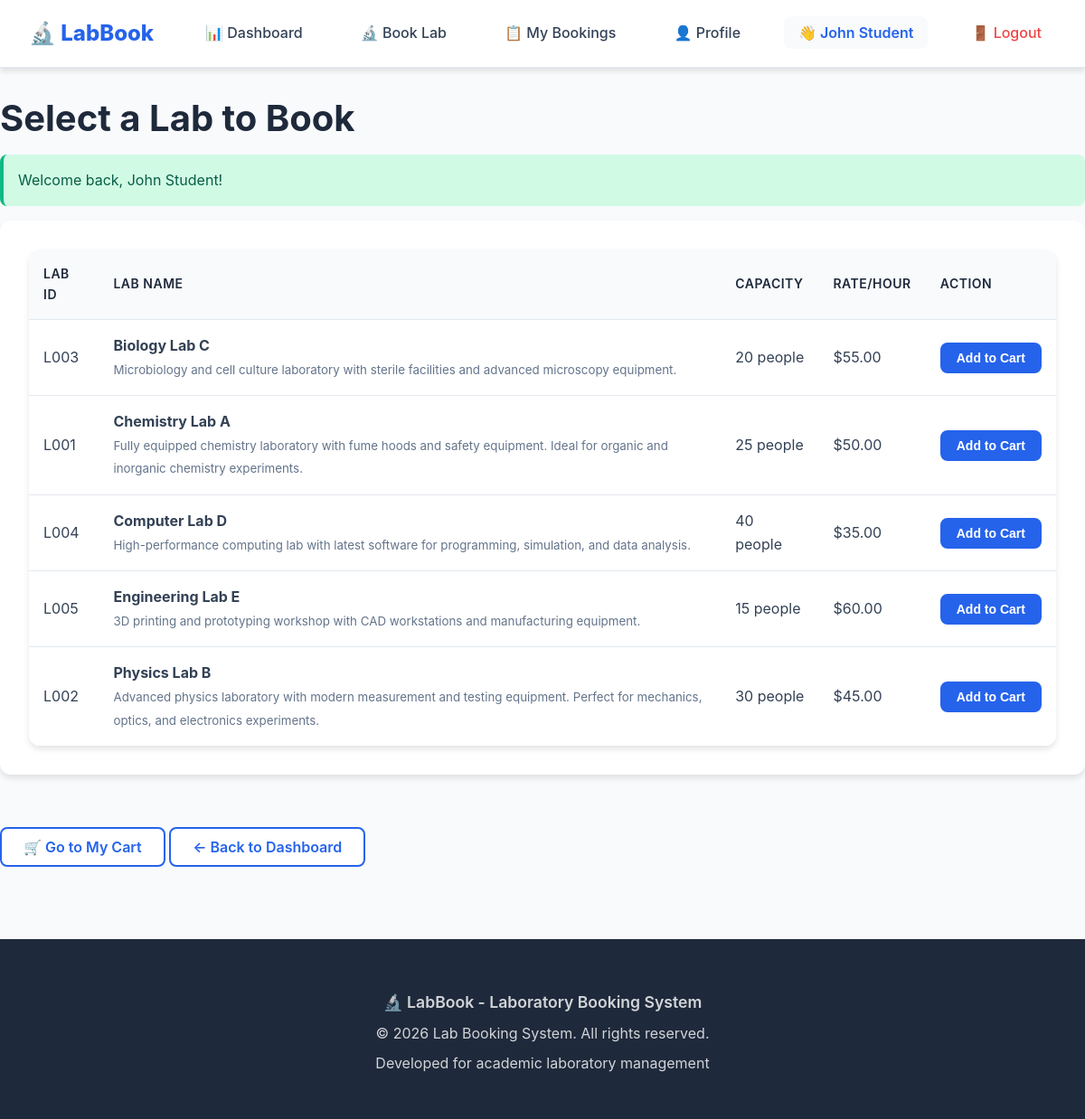
Screenshot of /member/book.php (signed in) with the database file from the repository.
### tables this page shows
CREATE TABLE labs (
    id INT AUTO_INCREMENT PRIMARY KEY,
    name VARCHAR(100) NOT NULL,
    description TEXT,
    capacity INT NOT NULL COMMENT 'Maximum number of people',
    equipment TEXT COMMENT 'Available equipment (comma-separated)',
    image_url VARCHAR(255) DEFAULT NULL,
    hourly_rate DECIMAL(10, 2) NOT NULL DEFAULT 0.00 COMMENT 'Cost per hour',
    status ENUM('active', 'inactive', 'maintenance') DEFAULT 'active',
    created_at TIMESTAMP DEFAULT CURRENT_TIMESTAMP,
    updated_at TIMESTAMP DEFAULT CURRENT_TIMESTAMP ON UPDATE CURRENT_TIMESTAMP,
    
     
    INDEX idx_status (status)
);

### member/book.php (the view, shortened to what this page needs)
<?php
require_once '../includes/db_connect.php';
require_once '../includes/functions.php';
$stmt = $pdo->query("SELECT * FROM labs WHERE status = 'active' ORDER BY name");
$labs = $stmt->fetchAll();
?>
<!DOCTYPE html>
<html>
<head>
    <link rel="stylesheet" href="../assets/css/style.css">
</head>
<body>
    <?php include '../includes/header.php'; ?>
    <main class="container" style="padding: 2rem 0;">
        <h1>Select a Lab to Book</h1>
        <div class="card">
            <div class="table-container">
                <table>
                    <thead>
                        <tr>
                            <th>Lab ID</th>
                            <th>Lab Name</th>
                            <th>Capacity</th>
                            <th>Rate/Hour</th>
                            <th>Action</th>
                        </tr>
                    </thead>
                    <tbody>
                        <?php foreach ($labs as $lab): ?>
                        <tr>
                            <td>L<?php echo str_pad($lab['id'], 3, '0', STR_PAD_LEFT); ?></td>
                            <td>
                                <strong><?php echo htmlspecialchars($lab['name']); ?></strong><br>
                                <small style="color: var(--text-light);"><?php echo htmlspecialchars($lab['description']); ?></small>
                            </td>
                            <td><?php echo $lab['capacity']; ?> people</td>
                            <td><?php echo formatCurrency($lab['hourly_rate']); ?></td>
                            <td>
                                <form method="POST" action="cart.php">
                                    <button type="submit" name="add" class="btn btn-primary btn-sm">Add to Cart</button>
                                </form>
                            </td>
                        </tr>
                        <?php endforeach; ?>
                    </tbody>
                </table>
            </div>
        </div>
        <br>
        <a href="cart.php" class="btn btn-secondary">🛒 Go to My Cart</a>
        <a href="dashboard.php" class="btn btn-secondary">← Back to Dashboard</a>
    </main>
    <?php include '../includes/footer.php'; ?>
</body>
</html>

### assets/css/style.css (style rules this page uses)
:root { --primary-color: #2563eb; --primary-hover: #1d4ed8; --primary-light: #dbeafe; --secondary-color: #7c3aed; --secondary-hover: #6d28d9; --success-color: #10b981; --success-light: #d1fae5; --danger-color: #ef4444; --danger-light: #fee2e2; --warning-color: #f59e0b; --warning-light: #fef3c7; --info-color: #3b82f6; --info-light: #dbeafe; --dark: #1e293b; --dark-hover: #0f172a; --text: #334155; --text-light: #64748b; --light: #f8fafc; --white: #ffffff; --border: #e2e8f0; --border-hover: #cbd5e1; --shadow-sm: 0 1px 2px rgba(0, 0, 0, 0.05); --shadow: 0 4px 6px rgba(0, 0, 0, 0.1); --shadow-md: 0 8px 16px rgba(0, 0, 0, 0.1); --shadow-lg: 0 20px 25px rgba(0, 0, 0, 0.15); --spacing-xs: 0.25rem; --spacing-sm: 0.5rem; --spacing-md: 1rem; --spacing-lg: 1.5rem; --spacing-xl: 2rem; --spacing-2xl: 3rem; --radius-sm: 4px; --radius: 8px; --radius-lg: 12px; --radius-xl: 16px; --radius-full: 9999px; --transition-fast: 150ms ease; --transition: 300ms ease; --transition-slow: 500ms ease; }
* { margin: 0; padding: 0; box-sizing: border-box; }
html { font-size: 16px; scroll-behavior: smooth; }
body { font-family: -apple-system, BlinkMacSystemFont, 'Segoe UI', Roboto, Oxygen, Ubuntu, Cantarell, sans-serif; line-height: 1.6; color: var(--text); background: var(--light); -webkit-font-smoothing: antialiased; -moz-osx-font-smoothing: grayscale; }
h1, h2, h3, h4, h5, h6 { color: var(--dark); font-weight: 700; line-height: 1.2; margin-bottom: var(--spacing-md); }
h1 { font-size: 2.5rem; }
a { color: var(--primary-color); text-decoration: none; transition: color var(--transition-fast); }
.container { max-width: 1200px; margin: 0 auto; padding: 0 var(--spacing-xl); width: 100%; }
.btn { display: inline-flex; align-items: center; justify-content: center; gap: var(--spacing-sm); padding: 0.75rem 1.5rem; border-radius: var(--radius); text-decoration: none; font-weight: 600; font-size: 1rem; transition: all var(--transition-fast); border: 2px solid transparent; cursor: pointer; white-space: nowrap; line-height: 1; }
.btn-primary { background: var(--primary-color); color: var(--white); border-color: var(--primary-color); }
.btn-secondary { background: var(--white); color: var(--primary-color); border-color: var(--primary-color); }
.btn-sm { padding: 0.5rem 1rem; font-size: 0.875rem; }
.card { background: var(--white); border-radius: var(--radius-lg); box-shadow: var(--shadow); padding: var(--spacing-xl); margin-bottom: var(--spacing-xl); transition: transform var(--transition), box-shadow var(--transition); }
.table-container { overflow-x: auto; border-radius: var(--radius-lg); box-shadow: var(--shadow); }
table { width: 100%; border-collapse: collapse; background: var(--white); }
thead { background: var(--light); }
th, td { padding: var(--spacing-md); text-align: left; border-bottom: 1px solid var(--border); }
th { font-weight: 600; color: var(--dark); text-transform: uppercase; font-size: 0.875rem; letter-spacing: 0.5px; }
tr:last-child td { border-bottom: none; }

### rows the page displays
labs: id "003", name "Biology Lab C", description "Microbiology and cell culture laboratory with sterile facilities and advanced microscopy equipment.", capacity "20", hourly_rate "$55.00"
labs: id "001", name "Chemistry Lab A", description "Fully equipped chemistry laboratory with fume hoods and safety equipment. Ideal for organic and inorganic chemistry experiments.", capacity "25", hourly_rate "$50.00"
labs: id "004", name "Computer Lab D", description "High-performance computing lab with latest software for programming, simulation, and data analysis.", capacity "40", hourly_rate "$35.00"
labs: id "005", name "Engineering Lab E", description "3D printing and prototyping workshop with CAD workstations and manufacturing equipment.", capacity "15", hourly_rate "$60.00"
labs: id "002", name "Physics Lab B", description "Advanced physics laboratory with modern measurement and testing equipment. Perfect for mechanics, optics, and electronics experiments.", capacity "30", hourly_rate "$45.00"

### other values shown
$_SESSION['user_name'] "John Student"
$message "Welcome back, John Student!"
